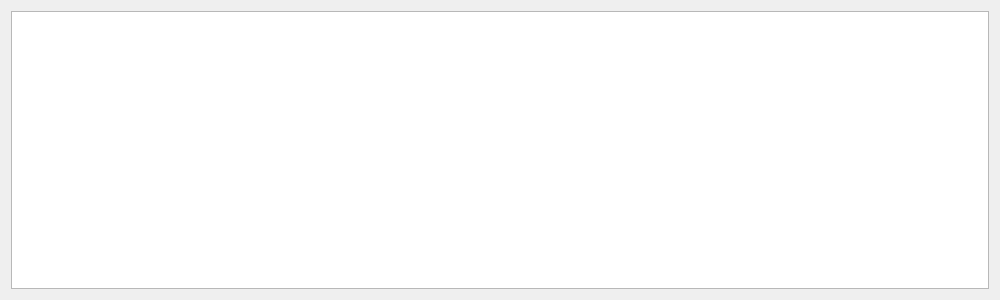
<?xml version="1.0" encoding="UTF-8"?>
<ui version="4.0">
 <class>evaluationdialog</class>
 <widget class="QDialog" name="evaluationdialog">
  <property name="geometry">
   <rect>
    <x>0</x>
    <y>0</y>
    <width>1000</width>
    <height>300</height>
   </rect>
  </property>
  <property name="sizePolicy">
   <sizepolicy hsizetype="Preferred" vsizetype="Preferred">
    <horstretch>0</horstretch>
    <verstretch>0</verstretch>
   </sizepolicy>
  </property>
  <property name="windowTitle">
   <string>Evaluation Report</string>
  </property>
  <layout class="QVBoxLayout" name="verticalLayout">
   <item>
    <widget class="QTableView" name="tableView">
     <property name="verticalScrollBarPolicy">
      <enum>Qt::ScrollBarAsNeeded</enum>
     </property>
     <property name="horizontalScrollBarPolicy">
      <enum>Qt::ScrollBarAsNeeded</enum>
     </property>
    </widget>
   </item>
  </layout>
 </widget>
 <resources/>
 <connections/>
</ui>
